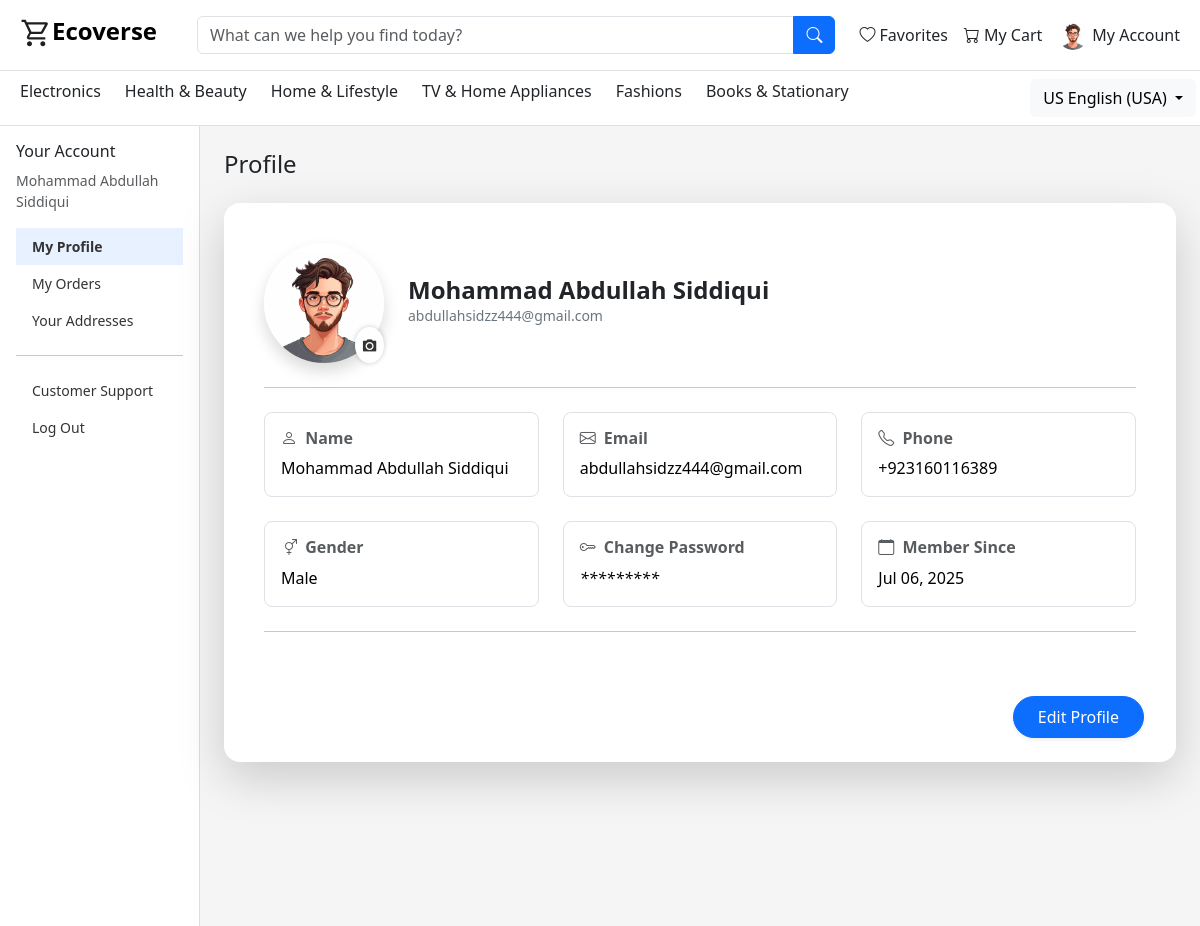
Page /Client/homeprofile.php (signed in) on the earlier database version.
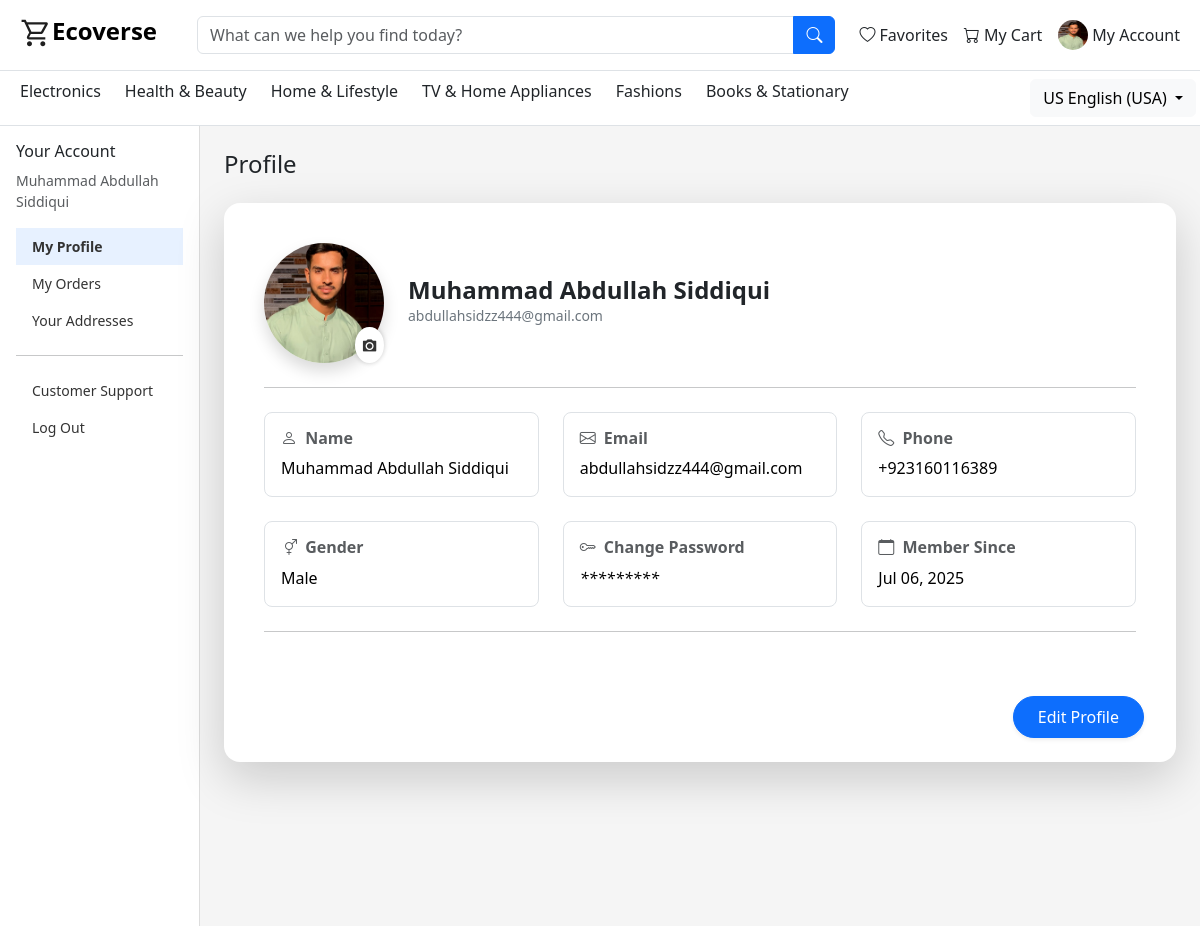
Same page on the later database version.
### tables this page shows
CREATE TABLE `users` (
  `id` int(11) NOT NULL,
  `name` varchar(100) NOT NULL,
  `email` varchar(100) NOT NULL,
  `password` varchar(255) NOT NULL,
  `phone` varchar(20) DEFAULT NULL,
  `role` enum('user','admin') DEFAULT 'user',
  `status` enum('active','inactive') DEFAULT 'active',
  `created_at` datetime DEFAULT current_timestamp(),
  `updated_at` datetime DEFAULT current_timestamp() ON UPDATE current_timestamp(),
  `user_profile` varchar(255) NOT NULL DEFAULT '',
  `gender` enum('male','female') DEFAULT 'male',
  `email_token` varchar(255) DEFAULT NULL,
  `token_expiry` datetime DEFAULT NULL
);

### Client/homeprofile.php (the view, shortened to what the changed rows need)
<?php
include './includes/Navbar.php';
include("../Server/Admin-Panel/config/db.php");
$user_id = $_SESSION['user_id'];
?>
<link href="https://cdn.jsdelivr.net/npm/bootstrap@5.3.3/dist/css/bootstrap.min.css" rel="stylesheet" />
<link href="https://cdnjs.cloudflare.com/ajax/libs/font-awesome/6.5.0/css/all.min.css" rel="stylesheet" />
<div class="container-fluid">
  <div class="row">
    <?php
    $sql = "SELECT * FROM users WHERE id = $user_id";
    $result = $conn->query($sql);
    if ($row = $result->fetch_assoc()) {
    ?>
      <div class="col-12 col-md-3 col-lg-2 sidebar p-0">
        <div class="p-3">
          <h6>Your Account</h6>
          <small class="text-muted d-block mb-3"><?= htmlspecialchars($row['name']) ?></small>
          <a href="./homeprofile.php" id="Home" class="active">My Profile</a>
          <a href="./Profile.php" id='myorders'>My Orders</a>
          <a href="#">Your Addresses</a>
          <hr />
          <a href="./customer_support.php">Customer Support</a>
          <a href="./logout.php">Log Out</a>
        </div>
      </div>
    <?php
    }
    ?>
    <div class="col-md-9 col-lg-10 p-4">
      <div class="card shadow-lg border-0 rounded-4 mt-4 p-4 bg-white">
        <?php
        $sql = "SELECT users.name, users.gender , users.password as pass , users.id AS user_id, users.role, users.status, users.email, users.created_at,
        users.phone, addresses.city, addresses.country, addresses.address_line1 AS address, users.user_profile as user_profile
        FROM users
        LEFT JOIN addresses ON users.id = addresses.user_id
        WHERE users.id = $user_id";
        $result = $conn->query($sql);
        if ($row = $result->fetch_assoc()) {
        ?>
          <div class="card-body">
            <div class="d-flex flex-column flex-sm-row align-items-center text-center text-sm-start gap-4 mb-4">
              <div>
                <form method="POST" enctype="multipart/form-data" id="profileForm">
                  <div class="profile-picture-wrapper" style="position: relative; width: 120px; height: 120px;">
                    <img
                      src="<?= empty($row['user_profile']) ? './Assets/Images/user.png' : '../Server/uploads/' . $row['user_profile'] ?>"
                      alt="User Avatar"
                      class="rounded-circle img-fluid shadow"
                      style="width: 120px; height: 120px; object-fit: cover;"
                      id="profile-preview">
                    <label for="profile-image-home" class="camera-icon  btn"
                      style="position: absolute; bottom: 0; right: 0; background: #fff; border-radius: 50%; cursor: pointer; padding: 5px;">
                      <i class="ri-camera-fill"></i>
                    </label>
                  </div>
                </form>
              </div>
              <div>
                <h4 class="fw-bold mb-0"><?= htmlspecialchars($row['name']) ?></h4>
                <p class="text-secondary small mb-1"><?= htmlspecialchars($row['email']) ?></p>
              </div>
            </div>
            <hr class="my-4">
            <div class="row g-4  " id='user_information'>
              <div class="col-12 col-md-4">
                <div class="p-3 border rounded-3 h-100">
                  <h6 class="text-muted fw-semibold mb-2">
                    <i class="bi bi-person me-1"></i> Name
                  </h6>
                  <p class="mb-0 <?= empty($row['name']) ? 'text-muted fst-italic' : 'text-black' ?>">
                    <?= empty($row['name']) ? 'No name provided' : htmlspecialchars($row['name']) ?>
                  </p>
                </div>
              </div>
              <div class="col-12 col-md-4">
                <div class="p-3 border rounded-3 h-100">
                  <h6 class="text-muted fw-semibold mb-2">
                    <i class="bi bi-envelope me-1"></i> Email
                  </h6>
                  <p class="mb-0 <?= empty($row['email']) ? 'text-muted fst-italic' : 'text-black' ?>">
                    <?= empty($row['email']) ? 'No email provided' : htmlspecialchars($row['email']) ?>
                  </p>
                </div>
              </div>
              <div class="col-12 col-md-4">
                <div class="p-3 border rounded-3 h-100">
                  <h6 class="text-muted fw-semibold mb-2">
                    <i class="bi bi-telephone me-1"></i> Phone
                  </h6>
                  <p class="mb-0 <?= empty($row['phone']) ? 'text-muted fst-italic' : 'text-black' ?>">
                    <?= empty($row['phone']) ? 'No phone number provided' : htmlspecialchars($row['phone']) ?>
                  </p>
                </div>
              </div>
              <div class="col-12 col-md-4">
                <div class="p-3 border rounded-3 h-100">
                  <h6 class="text-muted fw-semibold mb-2">
                    <i class="bi bi-gender-ambiguous me-1"></i> Gender
                  </h6>
                  <p class="mb-0 <?= empty($row['gender']) ? 'text-muted fst-italic' : 'text-black' ?>">
                    <?= empty($row['gender']) ? 'Not specified' : htmlspecialchars(ucfirst($row['gender'])) ?>
                  </p>
                </div>
              </div>
              <div id="change_password" class="col-12 col-md-4 cursor-pointer">
                <div class="p-3 border rounded-3 h-100">
                  <h6 class="text-muted fw-semibold mb-2">
                    <i class="bi bi-key me-1"></i> Change Password
                  </h6>
                  <p class="mb-0 text-black fst-italic">
                    *********
                  </p>
                </div>
              </div>
              <div class="col-12 col-md-4">
                <div class="p-3 border rounded-3 h-100">
                  <h6 class="text-muted fw-semibold mb-2">
                    <i class="bi bi-calendar me-1"></i> Member Since
                  </h6>
                  <p class="mb-0 text-black">
                    <?= htmlspecialchars(date('M d, Y', strtotime($row['created_at']))) ?>
                  </p>
                </div>
              </div>
            </div>
            <hr class="my-4">
          </div>
          <div class="text-center text-md-end mt-4">
            <a id="editbtn" class="btn btn-primary px-4 py-2 rounded-pill shadow-sm me-2">Edit Profile</a>
          </div>
      </div>
    <?php
        } else {
          echo '<div class="card-body text-center text-muted">User data not found.</div>';
        }
    ?>
    </div>
  </div>
</div>

### Client/includes/Navbar.php (shortened to what the changed rows need)
<?php
 include("../Server/Admin-Panel/config/db.php");
 if (isset($_SESSION['user_id'])) {
   $user_id = $_SESSION['user_id'];
   $sql = "SELECT * FROM users WHERE id = $user_id ";
   $result = $conn->query($sql);
   if ($row = $result->fetch_assoc()) {
     $profile = $row['user_profile'];
   }
 }
 ?>
<nav class="navbar navbar-expand-lg bg-white border-bottom py-2 d-none d-lg-flex   ">
  <div class="container-fluid mx-2">
    <div class="d-flex align-items-center gap-3">
      <div class="dropdown">
        <a class="nav-link d-flex align-items-center" href="#" data-bs-toggle="dropdown">
          <img  src="<?= empty($profile) ? './Assets/Images/user.png' : '../Server/uploads/'.$profile ?>" width="30" height="30" class="rounded-circle me-1">
          My Account
        </a>
      </div>
    </div>
  </div>
</nav>

Differences in the rows shown:
changed users "abdullahsidzz444@gmail.com": user_profile: a different picture; name "Mohammad Abdullah Siddiqui" → "Muhammad Abdullah Siddiqui"
